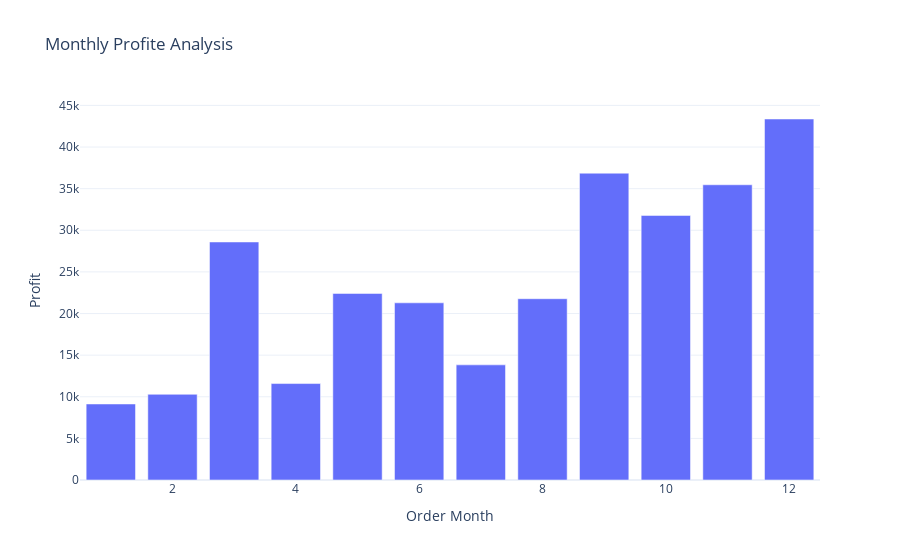

Write notebook code for a chart like this one.
### Code cell
fig = px.bar(Profite_by_month, x='Order Month', y='Profit', title= 'Monthly Profite Analysis')

fig.show()

### Figure 1 — Plotly figure (JSON) as saved in the notebook; plotly's stock layout.template omitted (floating-point values rounded to 4 significant figures)
{"data": [{"alignmentgroup": "True", "hovertemplate": "Order Month=%{x}<br>Profit=%{y}<extra></extra>", "legendgroup": "", "marker": {"color": "#636efa", "pattern": {"shape": ""}}, "name": "", "offsetgroup": "", "orientation": "v", "showlegend": false, "textposition": "auto", "type": "bar", "x": [1, 2, 3, 4, 5, 6, 7, 8, 9, 10, 11, 12], "xaxis": "x", "y": [9134.0, 10290.0, 28590.0, 11590.0, 22410.0, 21290.0, 13830.0, 21780.0, 36860.0, 31780.0, 35470.0, 43370.0], "yaxis": "y"}], "layout": {"autosize": true, "barmode": "relative", "legend": {"tracegroupgap": 0}, "title": {"text": "Monthly Profite Analysis"}, "xaxis": {"anchor": "y", "autorange": true, "domain": [0, 1], "range": [0.5, 12.5], "title": {"text": "Order Month"}, "type": "linear"}, "yaxis": {"anchor": "x", "autorange": true, "domain": [0, 1], "range": [0, 45650.0], "title": {"text": "Profit"}, "type": "linear"}}}
